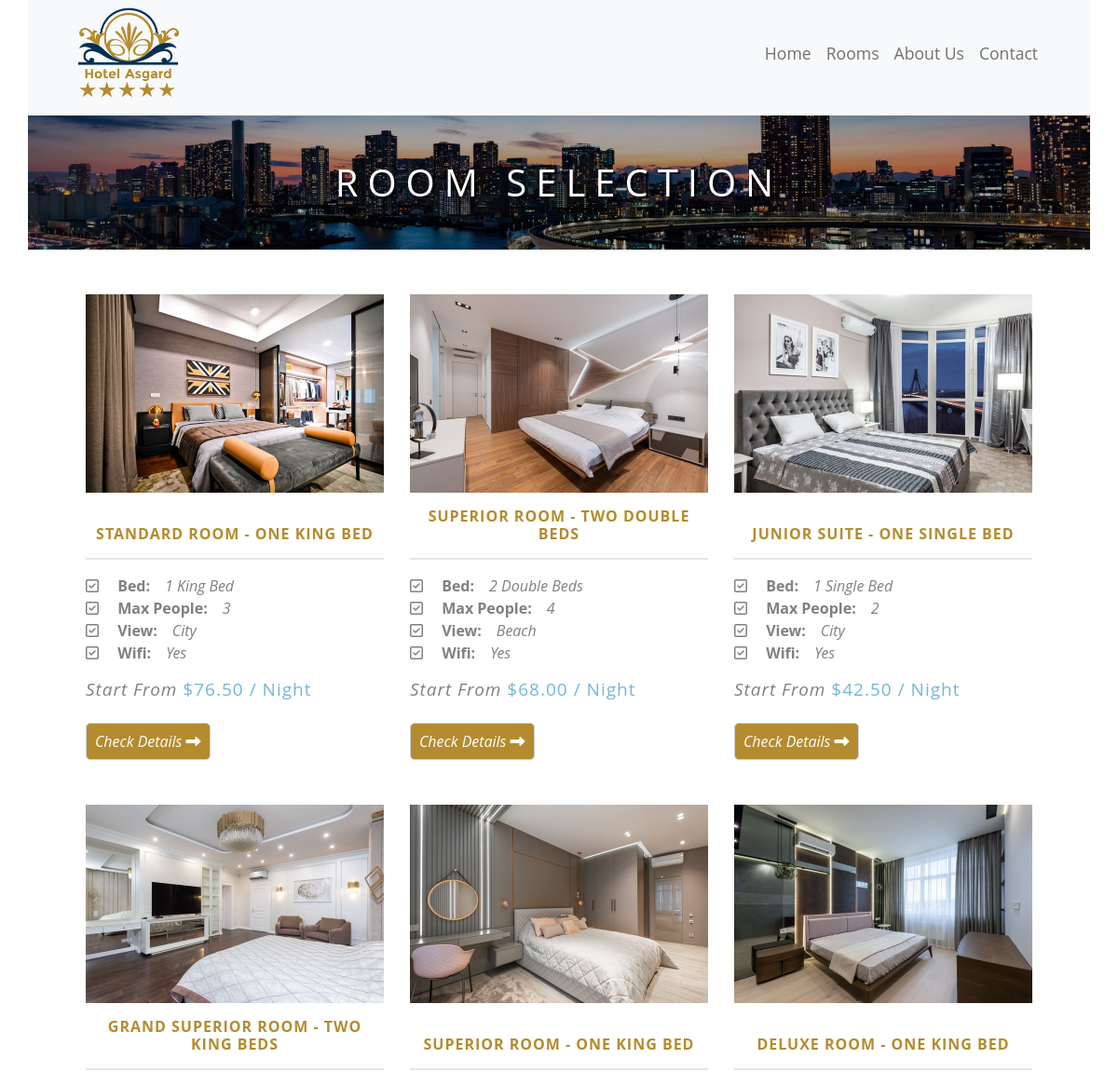
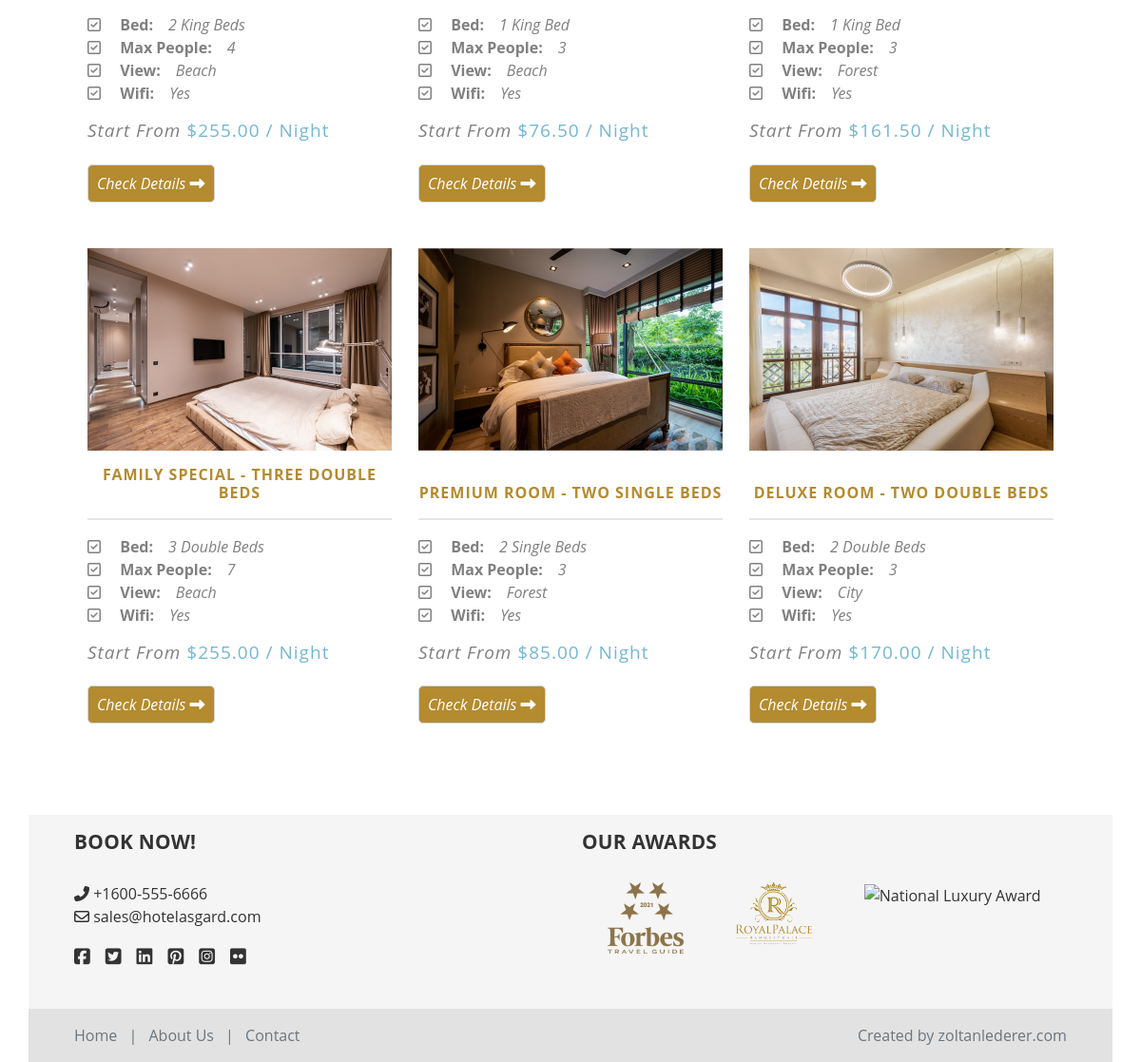
Screenshot of /rooms with the database file from the repository (2 pictures, top to bottom).
### asgard/models.py (models this page shows, shortened)
class Media(models.Model):
    class Meta:
        verbose_name_plural = 'Media'
    room_name = models.ForeignKey(Rooms, on_delete=models.CASCADE)
    image_main = models.CharField(max_length=256, default='-')
    image_1 = models.CharField(max_length=256, default='-')
    image_2 = models.CharField(max_length=256, default='-')
    image_3 = models.CharField(max_length=256, default='-')
    image_4 = models.CharField(max_length=256, default='-')
    image_5 = models.CharField(max_length=256, default='-')

class Rooms(models.Model):
    class Meta:
        verbose_name_plural = 'Rooms'
    room_name = models.CharField(max_length=64)
    bed_type = models.CharField(max_length=64)
    max_people = models.IntegerField()
    accommodates = models.IntegerField()
    bathrooms = models.IntegerField()
    bedroom = models.IntegerField()
    beds = models.IntegerField()
    view = models.CharField(max_length=32)
    adult_price = models.DecimalField(max_digits=7, decimal_places=2)
    child_price = models.DecimalField(max_digits=7, decimal_places=2)
    weekly_discount = models.IntegerField()
    url_slug = models.CharField(max_length=64)

### asgard/views.py (the view)
# urls.py: path("rooms", views.rooms, name="rooms"),
def rooms(request):
    rooms = Rooms.objects.all()
    return render(request, "asgard/rooms.html", { 'rooms': rooms })

### asgard/templates/asgard/rooms.html
{% extends "asgard/layout.html" %}
{% load static %}
{% block body %}
<section class="">
    <div class="py-5 custom-rooms-header">
        <h1 class="m-0 px-3 text-center">Room Selection</h1>
    </div>
    <div class="m-5 d-flex flex-wrap custom-rooms-main">
    {% if rooms|length == 0 %}
        <div class="p-5 m-5 text-center alert alert-warning" role="alert">
            <h1>There are no available rooms between these dates</h1>
        </div>
    {% else %}
        {% for data in rooms %}
            <div class="mb-5 d-flex flex-column justify-content-between custom-rooms-box" style="width: 320px;">
                <div class="custom-rooms-box-header">
                    <a href="{% url 'room' data.id data.url_slug %}">
                        {% for i in data.media_set.all %}
                            <img src="{% static i.image_main %}" alt="{{ data.room_name }}" width="100%">
                        {% endfor %}
                    </a>
                </div>
                <div>
                    <h1 class="my-3 pb-3 text-center"><a href="{% url 'room' data.id data.url_slug %}">{{ data.room_name }}</a></h1>
                    <ul class="list-unstyled">
                        <li><i class="far fa-check-square"></i> <span class="fw-bold mx-3">Bed:</span><span class="fst-italic">{{ data.bed_type }}</span></li>
                        <li><i class="far fa-check-square"></i> <span class="fw-bold mx-3">Max People:</span><span class="fst-italic">{{ data.max_people }}</span></li>
                        <li><i class="far fa-check-square"></i> <span class="fw-bold mx-3">View:</span><span class="fst-italic">{{ data.view }}</span></li>
                        <li><i class="far fa-check-square"></i> <span class="fw-bold mx-3">Wifi:</span><span class="fst-italic">Yes</span></li>
                    </ul>
                    <h2 class="mb-4"><span class="fst-italic">Start From </span><span class="" style="color: #74b7d3;">${{ data.adult_price }} / Night</span></h2>
                    <a href="{% url 'room' data.id data.url_slug %}" >
                        <button>Check Details <i class="fas fa-long-arrow-alt-right"></i></button>
                    </a>
                </div>
            </div>
        {% endfor %}
    {% endif %}
    </div>
</section>
{% endblock %}

### asgard/templates/asgard/layout.html (shortened to what this page needs)
{% load static %}
<!DOCTYPE html>
<html lang="en">
<head>
    <link href="https://cdn.jsdelivr.net/npm/bootstrap@5.0.2/dist/css/bootstrap.min.css" rel="stylesheet">
    <link href="{% static 'asgard/header.css' %}" rel="stylesheet">
    <link href="{% static 'asgard/home.css' %}" rel="stylesheet">
    <link href="{% static 'asgard/rooms.css' %}" rel="stylesheet">
    <link href="{% static 'asgard/room.css' %}" rel="stylesheet">
    <link href="{% static 'asgard/reservation.css' %}" rel="stylesheet">
    <link href="{% static 'asgard/contact.css' %}" rel="stylesheet">
    <link href="{% static 'asgard/aboutus.css' %}" rel="stylesheet">
</head>
<body>
    <div class="container bg-white text-dark px-0">
        <header class="header">
            <nav class="navbar navbar-expand-lg navbar-light bg-light">
                <div class="container px-5">
                    <a class="navbar-brand" href="{% url 'index' %}"><img src="{% static 'asgard/img/asgard-hotel-logo.png' %}" alt="Hotel Asgard" width="120px"></a>
                    <div class="collapse navbar-collapse justify-content-end" id="navbarSupportedContent">
                        <ul class="navbar-nav mb-2 mb-lg-0 text-center" style="font-size: 1.1rem;">
                            <li class="nav-item">
                                <a class="nav-link" href="{% url 'index' %}">Home</a>
                            </li>
                            <li class="nav-item">
                                <a class="nav-link" href="{% url 'rooms' %}">Rooms</a>
                            </li>
                            <li class="nav-item">
                                <a class="nav-link" href="{% url 'about' %}">About Us</a>
                            </li>
                            <li class="nav-item">
                                <a class="nav-link" href="{% url 'contact' %}">Contact</a>
                            </li>
                        </ul>
                    </div>
                </div>
            </nav>
        </header>
        <main class="main">
            {% block body %}
            {% endblock %}
        </main>
        <footer class="custom-footer">
            <div class="row px-5 py-3 mb-2">
                <div class="col-md-6">
                    <h1>Book Now!</h1>
                    <ul class="list-unstyled">
                        <li><i class="fas fa-phone-alt"></i> +1600-555-6666</li>
                        <li><i class="far fa-envelope"></i> sales@hotelasgard.com</li>
                    </ul>
                    <ul class="list-unstyled d-flex custom-footer-social-icons">
                        <li class="pe-2"><i class="fab fa-facebook-square"></i></li>
                        <li class="px-2"><i class="fab fa-twitter-square"></i></li>
                        <li class="px-2"><i class="fab fa-linkedin"></i></li>
                        <li class="px-2"><i class="fab fa-pinterest-square"></i></li>
                        <li class="px-2"><i class="fab fa-instagram-square"></i></li>
                        <li class="ps-2"><i class="fab fa-flickr"></i></li>
                    </ul>
                </div>
                <div class="col-md-6">
                    <h1>Our Awards</h1>
                    <ul class="list-unstyled d-flex justify-content-around">
                        <li><img src="{% static 'asgard/img/award1.png' %}" alt="Forbes Award" width="80px"></li>
                        <li><img src="{% static 'asgard/img/award2.png' %}" alt="Royal Palace Award" width="80px"></li>
                        <li><img src="{% static 'asgard/img/award3.png' %}" alt="National Luxury Award" width="80px"></li>
                    </ul>
                </div>
            </div>
            <div class="px-5 py-3 d-flex justify-content-between" style="background-color: #e2e2e2;">
                <div class="text-secondary">
                    <a href="{% url 'index' %}" class="link-secondary">Home</a>
                    <span class="px-2">|</span>
                    <a href="{% url 'about' %}" class="link-secondary">About Us</a>
                    <span class="px-2">|</span>
                    <a href="{% url 'contact' %}" class="link-secondary">Contact</a>
                </div>
                <div class="text-secondary">
                    Created by <a href="https://zoltanlederer.com" target="_blank" class="link-secondary">zoltanlederer.com</a>
                </div>
            </div>
        </footer>
    </div>
</body>
</html>

### asgard/static/asgard/header.css (style rules this page uses)
body { font-family: "Open Sans"; background-image: url("./img/bg-pattern.png"); }
.navbar { padding-top: 0 !important; }
.header { position: sticky; top: 0; z-index: 1; }
.nav-item { border-bottom: 2px solid #f8f9fa; transition: all .3s ease; }
.custom-footer { color: #333; background-color: #f5f5f5; font-size: 1rem; text-decoration: none; }
.custom-footer a { text-decoration: none; }
.custom-footer h1 { font-size: 1.3rem; text-transform: uppercase; letter-spacing: .3px; font-weight: bold; margin-bottom: 30px; }
.custom-footer-social-icons { font-size: 1.2rem; }

### asgard/static/asgard/rooms.css (style rules this page uses)
.custom-rooms-header { background-image: url('./img/rooms00.jpg'); background-size: cover; background-position-y: center; background-repeat: no-repeat; color: #fff; }
.custom-rooms-header h1 { text-transform: uppercase; letter-spacing: 10px; text-shadow: 3px 2px 1px rgba(0,0,0,0.6) !important; }
.custom-rooms-main { justify-content: space-around; }
.custom-rooms-box { color: #808080; }
.custom-rooms-box h1 { font-size: 16px; text-transform: uppercase; border-bottom: 2px solid #e5e5e5; letter-spacing: 1px; }
.custom-rooms-box h1 a { color: #b48b2e; font-weight: bold; text-decoration: none; }
.custom-rooms-box-header { position: relative; overflow: hidden; }
.custom-rooms-box-header img { transform: scale(1); filter: brightness(100%); transition: all .3s ease; }
.custom-rooms-box h2 { font-size: 19px; letter-spacing: 1px; }
.custom-rooms-box button { color: #fff; font-style: italic; background-color: #b48b2e; border: 1px solid #ced4da;; border-radius: 5px; cursor: pointer; padding: 7px 9px; }

### rows the page displays
Rooms: room_name "STANDARD ROOM - ONE KING BED", bed_type "1 King Bed", max_people "3", view "City", adult_price "76.50"
Media: image_main (picture)
Rooms: room_name "SUPERIOR ROOM - TWO DOUBLE BEDS", bed_type "2 Double Beds", max_people "4", view "Beach", adult_price "68.00"
Media: image_main (picture)
Rooms: room_name "JUNIOR SUITE - ONE SINGLE BED", bed_type "1 Single Bed", max_people "2", view "City", adult_price "42.50"
Media: image_main (picture)
Rooms: room_name "GRAND SUPERIOR ROOM - TWO KING BEDS", bed_type "2 King Beds", max_people "4", view "Beach", adult_price "255.00"
Media: image_main (picture)
Rooms: room_name "SUPERIOR ROOM - ONE KING BED", bed_type "1 King Bed", max_people "3", view "Beach", adult_price "76.50"
Media: image_main (picture)
Rooms: room_name "DELUXE ROOM - ONE KING BED", bed_type "1 King Bed", max_people "3", view "Forest", adult_price "161.50"
Media: image_main (picture)
Rooms: room_name "FAMILY SPECIAL - THREE DOUBLE BEDS", bed_type "3 Double Beds", max_people "7", view "Beach", adult_price "255.00"
Media: image_main (picture)
Rooms: room_name "PREMIUM ROOM - TWO SINGLE BEDS", bed_type "2 Single Beds", max_people "3", view "Forest", adult_price "85.00"
Media: image_main (picture)
Rooms: room_name "DELUXE ROOM - TWO DOUBLE BEDS", bed_type "2 Double Beds", max_people "3", view "City", adult_price "170.00"
Media: image_main (picture)
